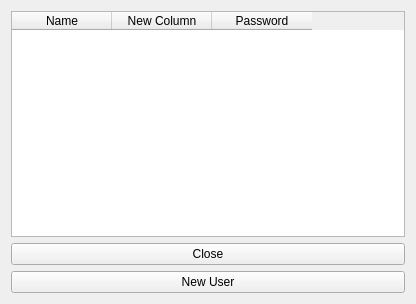
<?xml version="1.0" encoding="UTF-8"?>
<ui version="4.0">
 <class>FormList</class>
 <widget class="QWidget" name="FormList">
  <property name="geometry">
   <rect>
    <x>0</x>
    <y>0</y>
    <width>416</width>
    <height>304</height>
   </rect>
  </property>
  <property name="windowTitle">
   <string>Form</string>
  </property>
  <layout class="QHBoxLayout" name="horizontalLayout">
   <item>
    <layout class="QVBoxLayout" name="verticalLayout">
     <item>
      <widget class="QTableWidget" name="tableWidget">
       <column>
        <property name="text">
         <string>Name</string>
        </property>
       </column>
       <column>
        <property name="text">
         <string>New Column</string>
        </property>
       </column>
       <column>
        <property name="text">
         <string>Password</string>
        </property>
       </column>
      </widget>
     </item>
     <item>
      <widget class="QPushButton" name="pushButtonClose">
       <property name="text">
        <string>Close</string>
       </property>
      </widget>
     </item>
     <item>
      <widget class="QPushButton" name="pushButtonNewUser">
       <property name="text">
        <string>New User</string>
       </property>
      </widget>
     </item>
    </layout>
   </item>
  </layout>
 </widget>
 <resources/>
 <connections/>
</ui>
